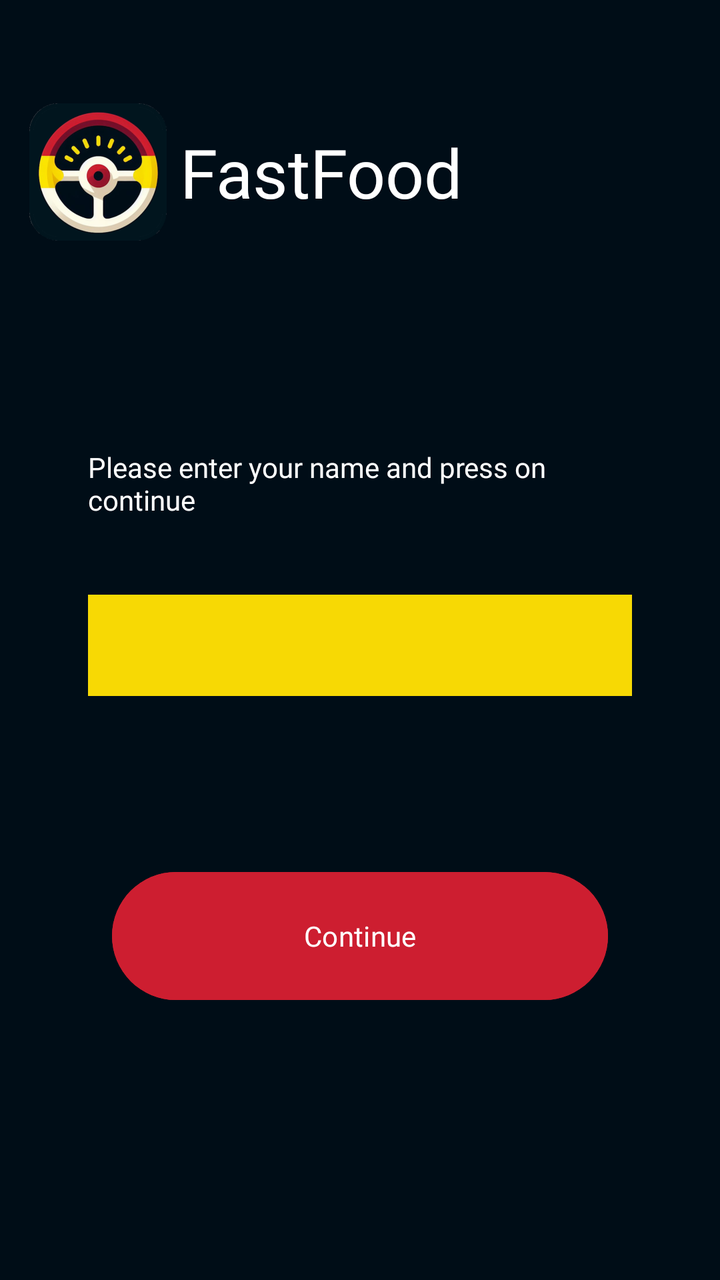
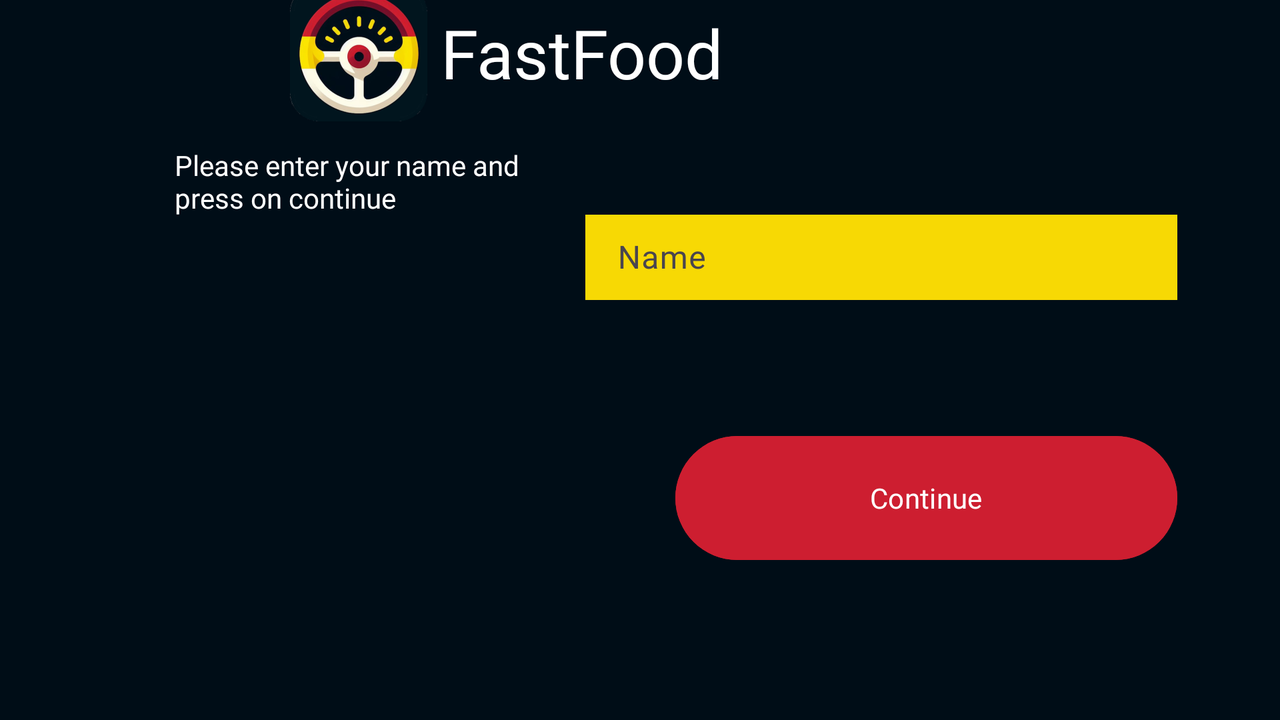

An Android layout and its configuration variant, each rendered on a device that would load it. The default file and the variant file are quoted in full after the pictures.
<!-- AndroidManifest.xml: application theme Theme.FastFoodApplication -->
<!-- res/layout/activity_register.xml -->
<?xml version="1.0" encoding="utf-8"?>
<androidx.constraintlayout.widget.ConstraintLayout xmlns:android="http://schemas.android.com/apk/res/android"
    xmlns:app="http://schemas.android.com/apk/res-auto"
    xmlns:tools="http://schemas.android.com/tools"
    android:id="@+id/activity_register_main"
    android:background="@color/black"
    android:layout_width="match_parent"
    android:layout_height="match_parent">

    <include
        android:id="@+id/activity_register_logo"
        layout="@layout/activity_logo"
        android:layout_width="wrap_content"
        android:layout_height="wrap_content"
        app:layout_constraintBottom_toTopOf="@+id/activity_register_top_guideline"
        app:layout_constraintEnd_toEndOf="parent"
        app:layout_constraintStart_toStartOf="parent" />

    <Button
        android:id="@+id/activity_register_continue_button"
        android:layout_width="248dp"
        android:layout_height="72dp"
        android:layout_marginBottom="136dp"
        android:fontFamily="@font/super_brigade"
        android:backgroundTint="@color/red"
        android:text="@string/continue_text"
        app:layout_constraintBottom_toBottomOf="parent"
        app:layout_constraintEnd_toEndOf="parent"
        app:layout_constraintStart_toStartOf="parent" />

    <TextView
        android:id="@+id/activity_register_name_text"
        android:layout_width="272dp"
        android:layout_height="72dp"
        android:layout_marginTop="96dp"
        android:fontFamily="@font/super_brigade"
        android:text="@string/explanation"
        android:textColor="@color/white"
        app:layout_constraintEnd_toEndOf="parent"
        app:layout_constraintStart_toStartOf="parent"
        app:layout_constraintTop_toTopOf="@+id/activity_register_top_guideline" />

    <androidx.constraintlayout.widget.Guideline
        android:id="@+id/activity_register_top_guideline"
        android:layout_width="wrap_content"
        android:layout_height="wrap_content"
        android:layout_marginStart="16dp"
        android:orientation="horizontal"
        app:layout_constraintGuide_percent="0.2"
        app:layout_constraintStart_toStartOf="parent" />

    <com.google.android.material.textfield.TextInputLayout
        android:id="@+id/activity_register_name_text_input_layout"
        android:layout_width="272dp"
        android:layout_height="56dp"
        app:boxStrokeColor="@color/yellow"
        app:layout_constraintBottom_toBottomOf="parent"
        app:layout_constraintEnd_toEndOf="parent"
        app:layout_constraintStart_toStartOf="parent"
        app:layout_constraintTop_toTopOf="parent"
        >

        <com.google.android.material.textfield.TextInputEditText
            android:id="@+id/activity_register_name_text_input"
            android:layout_width="match_parent"
            android:layout_height="wrap_content"
            android:background="@color/yellow"
            android:fontFamily="@font/super_brigade"
            android:inputType="text"
            android:maxLength="7"
            android:digits="0123456789qwertzuiopasdfghjklyxcvbnmQWERTZUIOPASDFGHJKLYXCVBNM"
            android:textColor="@color/black"
            android:textColorLink="@color/red" />
    </com.google.android.material.textfield.TextInputLayout>

</androidx.constraintlayout.widget.ConstraintLayout>
<!-- res/layout/activity_logo.xml (included above) -->
<?xml version="1.0" encoding="utf-8"?>
<androidx.constraintlayout.widget.ConstraintLayout xmlns:android="http://schemas.android.com/apk/res/android"
    xmlns:app="http://schemas.android.com/apk/res-auto"
    xmlns:tools="http://schemas.android.com/tools"
    android:id="@+id/main"
    android:layout_width="wrap_content"
    android:layout_height="wrap_content"
    tools:context=".LogoActivity">

    <ImageView
        android:id="@+id/imageView2"
        android:layout_width="82dp"
        android:layout_height="84dp"
        android:scaleType="center"
        app:layout_constraintStart_toStartOf="parent"
        app:layout_constraintTop_toTopOf="parent"
        app:srcCompat="@mipmap/ic_launcher_foreground"
        tools:srcCompat="@mipmap/ic_launcher_foreground" />

    <TextView
        android:id="@+id/textView2"
        android:layout_width="262dp"
        android:layout_height="wrap_content"
        android:fontFamily="@font/super_brigade"
        android:text="@string/app_name"
        android:textAlignment="viewStart"
        android:textColor="@color/white"
        android:textSize="34sp"
        app:layout_constraintBottom_toBottomOf="parent"
        app:layout_constraintStart_toEndOf="@+id/imageView2"
        app:layout_constraintTop_toTopOf="parent" />

</androidx.constraintlayout.widget.ConstraintLayout>
<!-- resources referenced by this layout -->
<resources>
  <color name="black">#000D17</color>
  <color name="red">#CD1E30</color>
  <color name="white">#FFFFFFFF</color>
  <color name="yellow">#F7D904</color>
  <!-- mipmap ic_launcher_foreground: webp bitmap (mipmap-hdpi, 10870 bytes) -->
  <string name="app_name">FastFood</string>
  <string name="continue_text">Continue</string>
  <string name="explanation">Please enter your name and press on continue</string>
  <style name="Theme.FastFoodApplication" parent="Base.Theme.FastFoodApplication" />
  <style name="Base.Theme.FastFoodApplication" parent="Theme.Material3.DayNight.NoActionBar">
          
          
      </style>
</resources>
<!-- res/layout-land/activity_register.xml (the repository's variant of the layout above) -->
<!-- drawn on the phone turned sideways -->
<?xml version="1.0" encoding="utf-8"?>
<androidx.constraintlayout.widget.ConstraintLayout xmlns:android="http://schemas.android.com/apk/res/android"
    xmlns:app="http://schemas.android.com/apk/res-auto"
    xmlns:tools="http://schemas.android.com/tools"
    android:id="@+id/activity_register_main"
    android:layout_width="match_parent"
    android:layout_height="match_parent"
    android:background="@color/black">

    <include
        android:id="@+id/activity_register_logo"
        layout="@layout/activity_logo"
        android:layout_width="wrap_content"
        android:layout_height="wrap_content"
        android:layout_marginBottom="4dp"
        app:layout_constraintBottom_toTopOf="@+id/activity_register_upper_guideline"
        app:layout_constraintEnd_toEndOf="parent"
        app:layout_constraintHorizontal_bias="0.467"
        app:layout_constraintStart_toStartOf="parent" />

    <Button
        android:id="@+id/activity_register_button_continue"
        android:layout_width="251dp"
        android:layout_height="70dp"
        android:layout_marginBottom="4dp"
        android:backgroundTint="@color/red"
        android:fontFamily="@font/super_brigade"
        android:text="@string/continue_text"
        app:layout_constraintBottom_toTopOf="@+id/activity_register_lower_guidline"
        app:layout_constraintEnd_toStartOf="@+id/activity_register_right_guideline" />

    <TextView
        android:id="@+id/activity_register_text_view_name"
        android:layout_width="202dp"
        android:layout_height="87dp"
        android:layout_marginStart="36dp"
        android:layout_marginBottom="128dp"
        android:fontFamily="@font/super_brigade"
        android:text="@string/explanation"
        android:textColor="@color/white"
        app:layout_constraintBottom_toTopOf="@+id/activity_register_lower_guidline"
        app:layout_constraintStart_toStartOf="@+id/activity_register_left_guideline" />

    <com.google.android.material.textfield.TextInputLayout
        android:id="@+id/textInputLayout"
        android:layout_width="296dp"
        android:layout_height="48dp"
        android:layout_marginBottom="64dp"
        app:layout_constraintBottom_toTopOf="@+id/activity_register_button_continue"
        app:layout_constraintEnd_toStartOf="@+id/activity_register_right_guideline"
        tools:ignore="MissingConstraints">

        <com.google.android.material.textfield.TextInputEditText
            android:id="@+id/activity_register_text_input_nam"
            android:layout_width="match_parent"
            android:layout_height="wrap_content"
            android:background="@color/yellow"
            android:backgroundTint="@color/yellow"
            android:fontFamily="@font/super_brigade"
            android:hint="@string/naam"
            app:layout_constraintStart_toStartOf="@+id/activity_register_right_guideline"
            app:layout_constraintTop_toTopOf="@+id/activity_register_upper_guideline" />
    </com.google.android.material.textfield.TextInputLayout>

    <androidx.constraintlayout.widget.Guideline
        android:id="@+id/activity_register_upper_guideline"
        android:layout_width="wrap_content"
        android:layout_height="wrap_content"
        android:orientation="horizontal"
        app:layout_constraintGuide_percent=".2" />

    <androidx.constraintlayout.widget.Guideline
        android:id="@+id/activity_register_left_guideline"
        android:layout_width="wrap_content"
        android:layout_height="wrap_content"
        android:orientation="vertical"
        app:layout_constraintGuide_percent=".08" />

    <androidx.constraintlayout.widget.Guideline
        android:id="@+id/activity_register_right_guideline"
        android:layout_width="wrap_content"
        android:layout_height="wrap_content"
        android:orientation="vertical"
        app:layout_constraintGuide_percent=".92" />

    <androidx.constraintlayout.widget.Guideline
        android:id="@+id/activity_register_lower_guidline"
        android:layout_width="wrap_content"
        android:layout_height="wrap_content"
        android:background="@color/yellow"
        android:fontFamily="@font/super_brigade"
        android:orientation="horizontal"
        app:layout_constraintGuide_percent=".8" />
</androidx.constraintlayout.widget.ConstraintLayout>
<!-- resources referenced by the variant -->
<!-- as the phone turned sideways resolves them -->
<resources>
  <color name="black">#000D17</color>
  <color name="red">#CD1E30</color>
  <color name="white">#FFFFFFFF</color>
  <color name="yellow">#F7D904</color>
  <!-- mipmap ic_launcher_foreground: webp bitmap (mipmap-hdpi, 10870 bytes) -->
  <string name="app_name">FastFood</string>
  <string name="continue_text">Continue</string>
  <string name="explanation">Please enter your name and press on continue</string>
  <string name="naam">Name</string>
  <style name="Theme.FastFoodApplication" parent="Base.Theme.FastFoodApplication" />
  <style name="Base.Theme.FastFoodApplication" parent="Theme.Material3.DayNight.NoActionBar">
          
          
      </style>
</resources>
